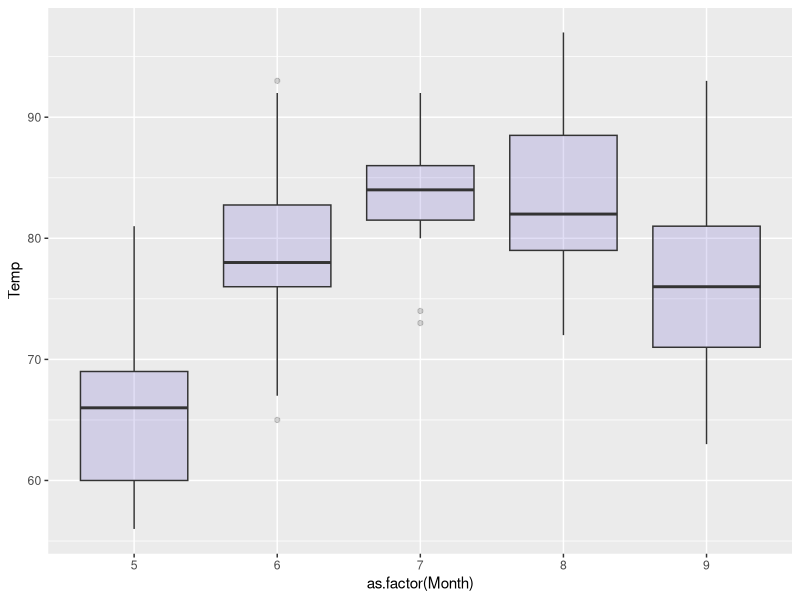
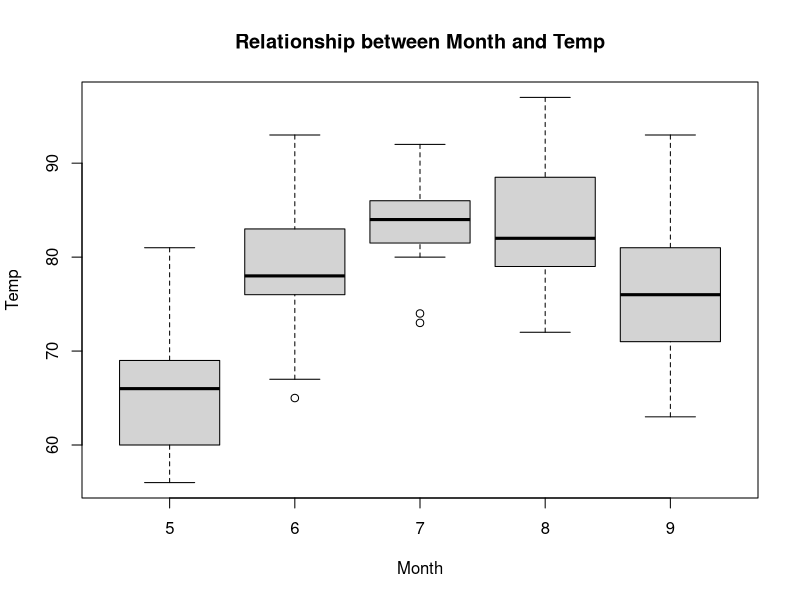
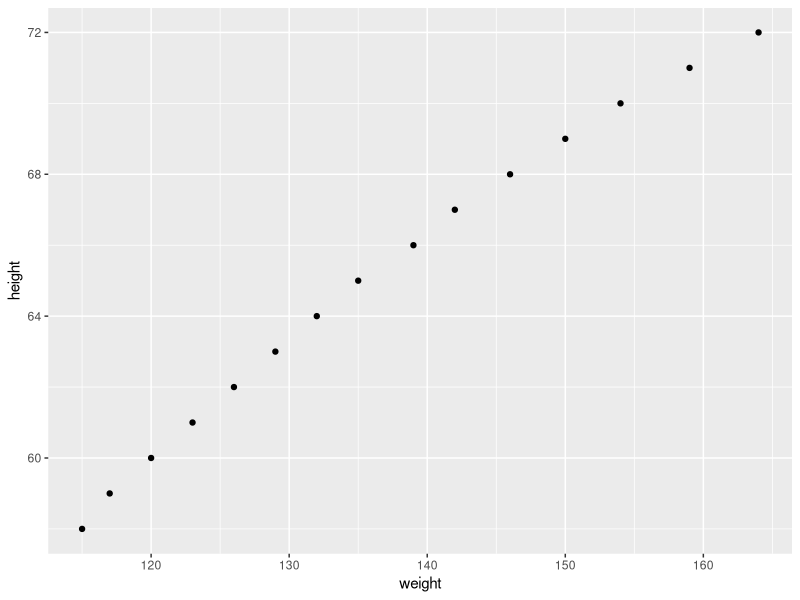
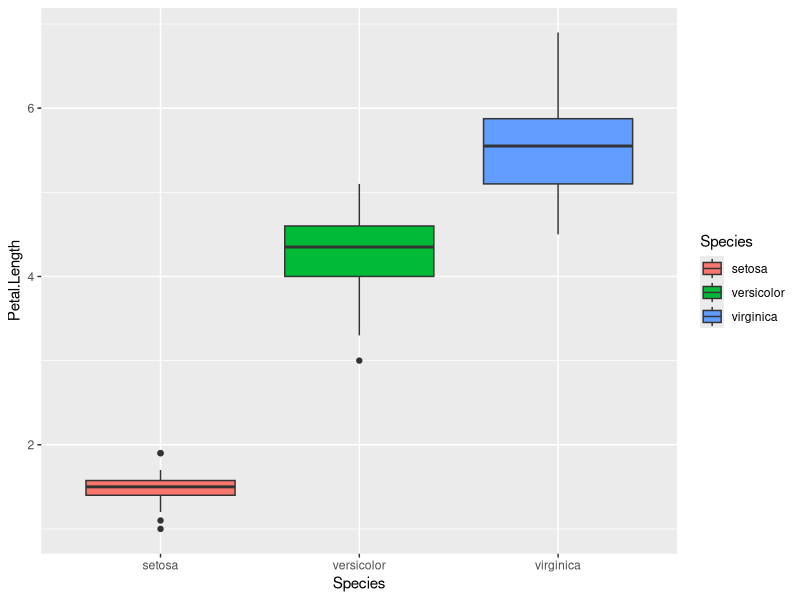

The R script that drew these images, in order:
## ---- chunk 1
head(iris)
## ---- chunk 2
mean(iris$Petal.Length[iris$Species=="setosa"])
mean(iris$Petal.Length[iris$Species=="versicolor"])
mean(iris$Petal.Length[iris$Species=="virginica"])
## ---- chunk 3
by(iris$Petal.Length, iris$Species, mean)
## ---- chunk 4
by(iris$Petal.Length, iris$Species, sd)
## ---- chunk 5
summary(iris)
## ---- chunk 6
by(iris$Petal.Length, iris$Species, summary)
## ---- chunk 7
by(airquality$Temp, airquality$Month, mean)
## ---- chunk 8
library(ggplot2)
ggplot(airquality, aes(x=as.factor(Month), y=Temp)) +
  geom_boxplot(fill='slateblue', alpha=0.2)
boxplot(Temp~Month, data=airquality, main="Relationship between Month and Temp")

## ---- chunk 9
ucba <- data.frame(UCBAdmissions)
head(ucba)
## ---- chunk 10
cross <- xtabs(Freq ~ Gender+Admit, data=ucba)
cross
## ---- chunk 11
prop.table(cross)
## ---- chunk 12
prop.table(cross, 1)
## ---- chunk 13
prop.table(cross, 2)
## ---- chunk 14
cross2 <- xtabs(Freq ~ Gender + Admit, data=ucba[ucba$Dept=="A",])
prop.table(cross2, 1)
## ---- chunk 15
head(women)
## ---- chunk 16
library(ggplot2)
ggplot(women, aes(x=weight, y=height)) + 
  geom_point()
## ---- chunk 17
cov(women$weight, women$height)
## ---- chunk 18
cor(women$height, women$weight)
cor(women$height * 3.46, women$weight)
## ---- chunk 19
rank(c(8, 6, 7, 5, 3, 0, 9))
rank(c(8, 6, 7, 5, 3, -100, 99999))
## ---- chunk 20
xs <- 1:100
cor(xs, xs+100)
cor(xs, xs^3)
## ---- chunk 21
cor(xs, xs^3, method="spearman")
## ---- chunk 22
iris.nospecies <- iris[, -5]
cor(iris.nospecies)
## ---- chunk 23
cor(iris.nospecies, method='spearman')
## ---- chunk 24
library(ggplot2)
qplot(Species, Petal.Length, data=iris, geom="boxplot",fill=Species)
